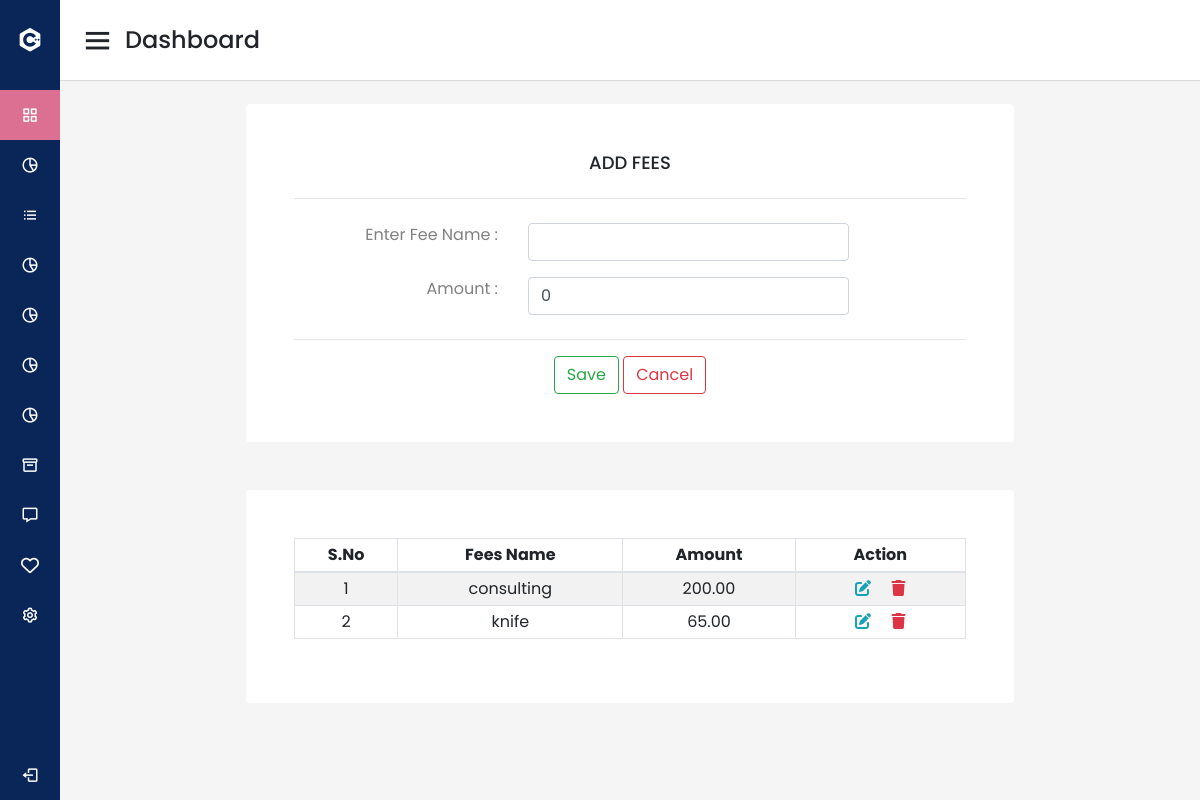
Page /add_fees/ on the earlier database version.
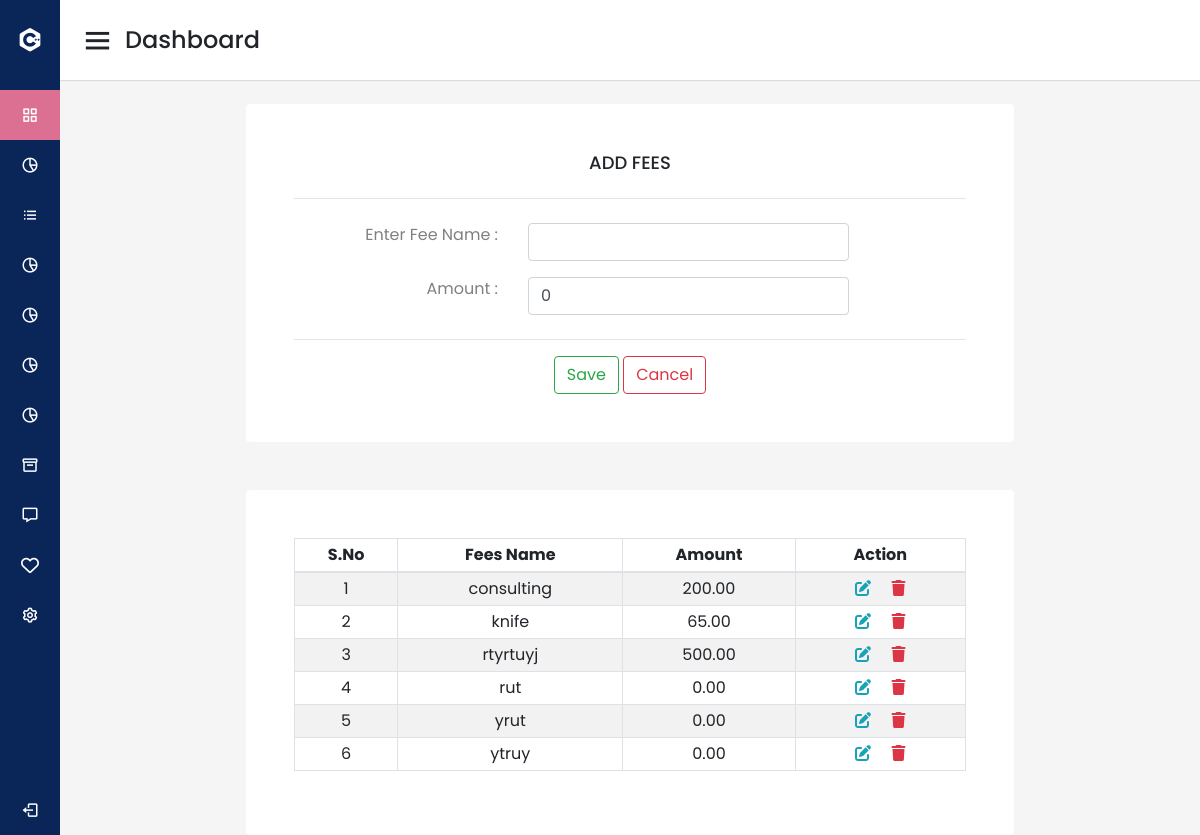
Same page on the later database version.
### management/models.py (models this page shows)
class AddFees(models.Model):
    fee_name=models.CharField(max_length=30,unique=True)
    amount=models.DecimalField(max_digits=15, decimal_places=2)

### management/views.py (the view)
# urls.py: path('add_fees/',views.add_fees, name='add_fees'),
def add_fees(request):
    addfees= AddFees.objects.all()
    if request.method=="POST":
        amount=request.POST.get('amount')
        print(amount)
        form=AddFeesForm(request.POST)
        if form.is_valid():
            form.save()
            messages.success(request, 'created successfully')
            return redirect('add_fees')
        else:
            print(form.errors)
            return render(request,"management/add_fees.html",{'addfees':addfees,'form':form})
    else:
        form=AddFeesForm()
        return render(request,"management/add_fees.html",{'addfees':addfees,'form':form})

### management/forms.py
class AddFeesForm(forms.ModelForm):
   class Meta:
      model=AddFees
      fields = '__all__'

### management/templates/management/add_fees.html (shortened to what this page needs)
{% extends "management/navbar.html" %}
{% load static %}
{% block content %}
    <div class="container">
        <div class="card p-3 p-md-5 text-center">
            <h4>ADD FEES</h4>
            <hr class="hr-center">
            <form action="" method="POST">
                <div class="row">
                    <div class="col-md-4 my-2 text-left text-md-right">
                        <label for="fee_name">Enter&nbsp;Fee&nbsp;Name&nbsp;:</label>
                    </div>
                    <div class="col-md-6 my-2">
                        <input type="text" class="form-control" name="fee_name" value="{{form.fee_name.value|default_if_none:''}}" id="fee_name">
                    </div>
                </div>
                <div class="row">
                    <div class="col-md-4 my-2 text-left text-md-right">
                        <label for="amount">Amount&nbsp;:</label>
                    </div>
                    <div class="col-md-6 my-2">
                        <input type="text" class="form-control noZero empty_Zero" onkeypress="return validateFloatKeyPress(this,event);" name="amount" value="{{form.amount.value|default_if_none:'0'}}" id="amount">
                    </div>
                </div>
                <hr class="hr-center">
                <div>
                    <button type="submit" class="btn btn-outline-success">Save</button>
                    <button type="reset" class="btn btn-outline-danger">Cancel</button>
                </div>
            </form>
        </div>
        <div class="card p-5 text-center mt-5">
            <div class="table-responsive">
                <table class="table table-striped table-bordered">
                    <thead>
                        <tr>
                            <th>S.No</th>
                            <th>Fees&nbsp;Name</th>
                            <th>Amount</th>
                            <th>Action</th>
                        </tr>
                    </thead>
                    <tbody>
                        {% for i in addfees %}
                        <tr>
                            <td>{{forloop.counter}}</td>
                            <td>{{i.fee_name}}</td>
                            <td>{{i.amount}}</td>
                            <td><i class="fa-solid fa-edit px-2 text-info" onclick="view('{{i.id}}')" ob_id="{{i.id}}" id="add_fees{{i.id}}" fee_name="{{i.fee_name}}" amount="{{i.amount}}" data-toggle="modal" data-target="#edit_fees"></i></a>
                                <a data-toggle="modal" data-target="#delete" onclick="remove('{{i.id}}')"  ob_id="{{i.id}}"><i class="fa-solid fa-trash px-2 text-danger"></i></a></td>
                        </tr>
                        {% endfor %}
                    </tbody>
                </table>
            </div>
        </div>
    </div>
{% endblock %}

Differences in the rows shown:
added AddFees: fee_name "rtyrtuyj", amount "500.00"
added AddFees: fee_name "rut", amount "0.00"
added AddFees: fee_name "yrut", amount "0.00"
added AddFees: fee_name "ytruy", amount "0.00"
